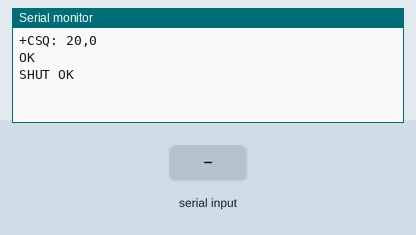
Simulated run of this sketch. Board: Arduino Uno, built with avr-gcc and run on an emulated ATmega328P. Parts: the last lines printed to the serial monitor. Inputs (shaded band) come from the test bench. The modem accepts every AT command (registered, SIM ready, sends succeed) and sends nothing else.

Above: at 7.8 s.
7.9 s: "1" received over the second serial link
At 9.7 s:
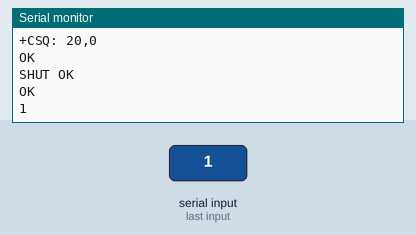
10.5 s: "0" received over the second serial link
At 11.6 s:
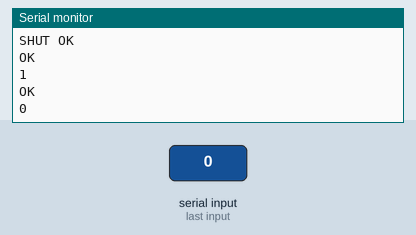
15.4 s: "2" received over the second serial link
At 17.8 s:
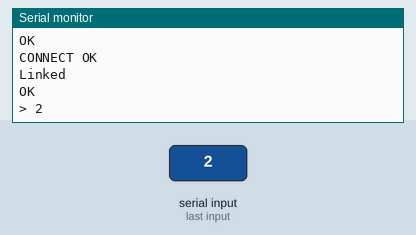

The sketch:

gsm.ino
```cpp
#include <SoftwareSerial.h>
#define SIM_800_TX 6
#define SIM_800_RX 7

int midZ=2000;//time delays
int minZ=500;
int maxZ=5000;

SoftwareSerial MySerial(SIM_800_RX, SIM_800_TX); // RX, TX

void setup() {

Serial.begin(9600);
while (!Serial);
MySerial.begin(9600);

delay(midZ);

MySerial.println("at+csq");
delay(minZ);
feedback();
MySerial.println("at+cipshut");
delay(minZ);
feedback();

MySerial.println("at+cstt=\"giffgaff.com\",\"giffgaff\",\"\"");
feedback();
MySerial.println("at+ciicr");//start wireless connection cellular network
feedback();
MySerial.println("at+cifsr");//enquire regarding the IP address allocated
feedback();
MySerial.println("at+cipstart=\"TCP\",\"184.106.153.149\",\"80\"");//connect to the ThingSpeak update URL (https://api.thingspeak.com)
feedback();
MySerial.println("at+cipsend=71");//declare the number of bytes (characters) I want to send
feedback();
MySerial.print("GET https://api.thingspeak.com/update?");//this is a constant beginning for the GET command and is as provided by ThingSpeak
feedback();
MySerial.print("api_key=IVEJWZMAPDSP2AXB");//the channel API key provided by ThingSpeak

feedback();
MySerial.print("&field1=");

feedback();
MySerial.println("5");//the value that I want to post to field 1
feedback();
MySerial.println("at+cipack");//ask for acknowledge details

feedback();
MySerial.println("at+cipclose");//close the IP connection
feedback();
}

void loop() {

if (MySerial.available()) {

Serial.write(MySerial.read());
}
if (Serial.available()) {

MySerial.write(Serial.read());
}
}

void feedback() {
delay(midZ);
while (MySerial.available()) {
Serial.write(MySerial.read());
}
}
```

Measured:
- after the input at 7.9 s, the serial monitor: prints a new line after 1.2 s (image 1)
- after the input at 10.5 s, the serial monitor: prints a new line after 0.58 s (image 2)
- after the input at 15.4 s, the serial monitor: prints a new line after 1.8 s (image 3)
